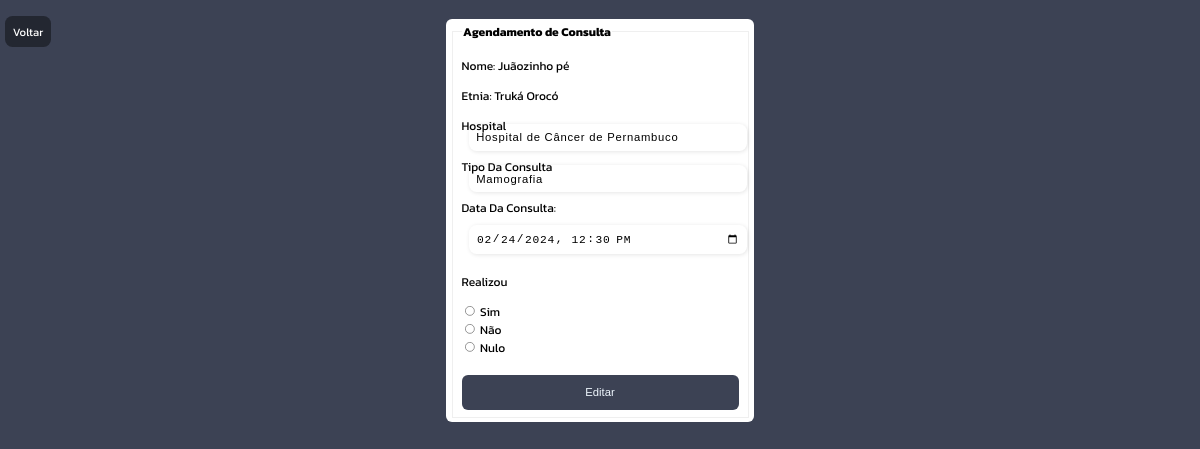
Screenshot of /casai/agendamento-editar.php?id=2 (signed in) with the database file from the repository.
### tables this page shows
CREATE TABLE IF NOT EXISTS `agendamentos` (
`idagendamentos` int(11) NOT NULL,
  `nome` varchar(45) NOT NULL,
  `etnia` varchar(45) DEFAULT NULL,
  `hospital` varchar(45) NOT NULL,
  `tipo_consulta` varchar(20) NOT NULL,
  `data_consulta` datetime NOT NULL,
  `realizou` varchar(3) DEFAULT NULL
);

### casai/agendamento-editar.php (the view, shortened to what this page needs)
<?php
    if(!empty($_GET['id']))
    {
        include_once('config.php');
        $id = $_GET['id'];
        $sqlSelect = "SELECT * FROM agendamentos WHERE idagendamentos=$id";
        $result = $conexao->query($sqlSelect);
        if($result-> num_rows > 0)
        {
            while($entradas_data = mysqli_fetch_assoc($result))
            {
                $nome = $entradas_data['nome'];
                $etnia = $entradas_data['etnia'];
                $hospital = $entradas_data['hospital'];
                $tipo_consulta = $entradas_data['tipo_consulta'];
                $data_consulta = $entradas_data['data_consulta'];
                $realizou = $entradas_data['realizou'];
            }
        }
        else
        {
            header('Location: historico-agendamentos.php');
        }
    }
?>
<!DOCTYPE html>
<html lang="pt-br">
<head>
    <link rel="stylesheet" href="assets//css/style.css">
</head>
<body>
    <div class="voltar">
        <a href="historico-agendamentos.php">Voltar</a>
    </div>
    <div class="box">
        <form action="agendamento-edicao.php" method="POST">
            <fieldset>
                <legend><b>Agendamento de Consulta</b></legend>
                <div class="inputBox">
                    <p>Nome: <?php echo $nome ?></p>
                </div>
                <div class="inputBox">
                    <p>Etnia: <?php echo $etnia ?></p>
                </div>
                <div class="inputBox">
                    <input type="text" name="hospital" id="hospital" class="inputUser" maxlength="45" placeholder="" value="<?php echo $hospital ?>">
                    <label for="hospital" class="lableInput">Hospital</label>
                </div>
                <div class="inputBox">
                    <input type="text" name="tipo_consulta" id="tipo_consulta" class="inputUser" maxlength="20" value="<?php echo $tipo_consulta ?>">
                    <label for="tipo_consulta" class="lableInput">Tipo Da Consulta</label>
                </div>
                <div class="inputBox">
                    <label for="data_consulta">Data Da Consulta:</label>
                    <input type="datetime-local" name="data_consulta" id="data_consulta" class="inputUser" value="<?php echo $data_consulta ?>">
                </div>
                <div class="genderInputs">
                    <div class="genderTitle">
                        <p>Realizou</p>
                    </div>
                    <div class="realizou-group">
                        <div class="realizou-input">
                            <input id="Sim" type="radio" name="realizou" value="Sim" <?php echo $realizou == 'Sim' ? 'checked' : '' ?> required>
                            <label for="Sim">Sim</label>
                        </div>
                        <div class="realizou-input">
                            <input id="Não" type="radio" name="realizou" value="Não" <?php echo $realizou == 'Não' ? 'checked' : '' ?> required>
                            <label for="Não">Não</label>
                        </div>
                        <div class="realizou-input">
                            <input id="Nulo" type="radio" name="realizou" value="" <?php echo $realizou == 'Nulo' ? 'checked' : '' ?> required>
                            <label for="Nulo">Nulo</label>
                        </div>
                    </div>
                </div>
                <br>
                <input type="submit" name="update" id="update" value="Editar">
            </fieldset>
        </form>
    </div>
</body>
</html>

### casai/assets/css/style.css (style rules this page uses)
body,html { margin: 0px; padding: 0px; background-color: #3C4254; font-family: 'Kanit', sans-serif; }
.box { position: relative; background-color: #FFF; border-radius: 8px; color: aliceblue; padding: 5px; width: 80%; max-width: 400px; margin: 25px auto 0; }
#update { background-color: #3C4254; width: 100%; padding: 15px; border: none; border-radius: 8px; color: aliceblue; font-size: 15px; cursor: pointer; }
fieldset { color: black; }
.inputBox { position: relative; }
.inputUser { width: 95%; margin: 0.6rem; padding: 10px; border-radius: 10px; border: none; box-shadow: 1px 1px 6px #0000001c; font-size: 15px; letter-spacing: 1px; }
.lableInput { position: absolute; top: 0px; left: 0px; pointer-events: none; transition: .5s; }
.voltar { position: absolute; margin-top: 5px; margin-left: 5px; }
.voltar a { text-decoration: none; color: #FFF; font-size: 15px; margin: 2px; background-color: rgba(0, 0, 0, 0.414); padding: 10px; border-radius: 10px; }
@media screen and (max-width: 1400px) { body { zoom: 0.75; } }

### rows the page displays
agendamentos: nome "Juãozinho pé", etnia "Truká Orocó", hospital "Hospital de Câncer de Pernambuco", tipo_consulta "Mamografia", data_consulta "02/24/2024 12:30", realizou "☐ Sim", realizou "☐ Não", realizou "☐ Nulo"
